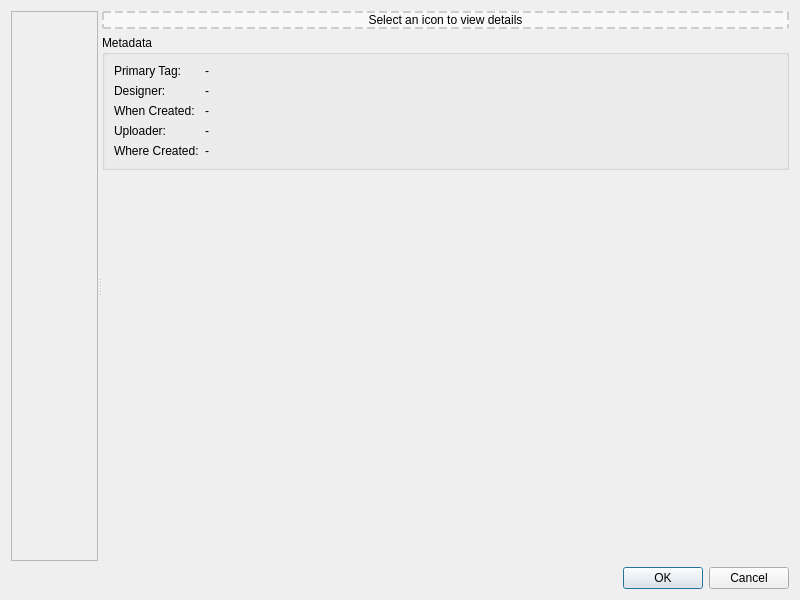
<ui version="4.0">
 <class>mapIconsDialogBase</class>
 <widget class="QDialog" name="mapIconsDialogBase">
  <property name="geometry">
   <rect>
    <x>0</x>
    <y>0</y>
    <width>800</width>
    <height>600</height>
   </rect>
  </property>
  <property name="windowTitle">
   <string>Map Icons</string>
  </property>

  <!-- Main Layout -->
  <layout class="QVBoxLayout" name="mainLayout">
   <item>
    <widget class="QSplitter" name="splitter">
     <property name="orientation">
      <enum>Qt::Horizontal</enum>
     </property>
     
     <!-- Left Side - Icon Grid -->
     <widget class="QScrollArea" name="scrollArea">
      <property name="widgetResizable">
       <bool>true</bool>
      </property>
      <widget class="QWidget" name="scrollAreaWidgetContents">
       <layout class="QGridLayout" name="iconLayout"/>
      </widget>
     </widget>
     
     <!-- Right Side - Metadata Panel -->
     <widget class="QWidget" name="metadataPanel">
      <property name="minimumWidth">
       <number>300</number>
      </property>
      <property name="visible">
       <bool>false</bool>
      </property>
      <layout class="QVBoxLayout" name="metadataLayout">
       <!-- Icon Preview -->
       <item>
        <widget class="QLabel" name="iconPreviewLabel">
         <property name="text">
          <string>Select an icon to view details</string>
         </property>
         <property name="alignment">
          <set>Qt::AlignCenter</set>
         </property>
         <property name="minimumHeight">
          <number>200</number>
         </property>
         <property name="styleSheet">
          <string>border: 2px dashed #ccc; background-color: #f9f9f9;</string>
         </property>
        </widget>
       </item>
       
       <!-- Metadata Fields -->
       <item>
        <widget class="QGroupBox" name="metadataGroup">
         <property name="title">
          <string>Metadata</string>
         </property>
         <layout class="QFormLayout" name="metadataForm">
          <item row="0" column="0">
           <widget class="QLabel" name="codeLabel">
            <property name="text">
             <string>Primary Tag:</string>
            </property>
           </widget>
          </item>
          <item row="0" column="1">
           <widget class="QLabel" name="codeValue">
            <property name="text">
             <string>-</string>
            </property>
           </widget>
          </item>
          <item row="1" column="0">
           <widget class="QLabel" name="createdByLabel">
            <property name="text">
             <string>Designer:</string>
            </property>
           </widget>
          </item>
          <item row="1" column="1">
           <widget class="QLabel" name="createdByValue">
            <property name="text">
             <string>-</string>
            </property>
           </widget>
          </item>
          <item row="2" column="0">
           <widget class="QLabel" name="createdLabel">
            <property name="text">
             <string>When Created:</string>
            </property>
           </widget>
          </item>
          <item row="2" column="1">
           <widget class="QLabel" name="createdValue">
            <property name="text">
             <string>-</string>
            </property>
           </widget>
          </item>
          <item row="3" column="0">
           <widget class="QLabel" name="modifiedByLabel">
            <property name="text">
             <string>Uploader:</string>
            </property>
           </widget>
          </item>
          <item row="3" column="1">
           <widget class="QLabel" name="modifiedByValue">
            <property name="text">
             <string>-</string>
            </property>
           </widget>
          </item>
          <item row="4" column="0">
           <widget class="QLabel" name="modifiedLabel">
            <property name="text">
             <string>Where Created:</string>
            </property>
           </widget>
          </item>
          <item row="4" column="1">
           <widget class="QLabel" name="modifiedValue">
            <property name="text">
             <string>-</string>
            </property>
           </widget>
          </item>
         </layout>
        </widget>
       </item>
       
       <!-- Spacer -->
       <item>
        <spacer name="verticalSpacer">
         <property name="orientation">
          <enum>Qt::Vertical</enum>
         </property>
         <property name="sizeHint" stdset="0">
          <size>
           <width>20</width>
           <height>40</height>
          </size>
         </property>
        </spacer>
       </item>
      </layout>
     </widget>
    </widget>
   </item>
   
   <!-- Buttons -->
   <item>
    <widget class="QDialogButtonBox" name="button_box">
     <property name="orientation">
      <enum>Qt::Horizontal</enum>
     </property>
     <property name="standardButtons">
      <set>QDialogButtonBox::Cancel|QDialogButtonBox::Ok</set>
     </property>
    </widget>
   </item>
  </layout>
 </widget>

 <resources/>
 <connections>
  <connection>
   <sender>button_box</sender>
   <signal>accepted()</signal>
   <receiver>mapIconsDialogBase</receiver>
   <slot>accept()</slot>
  </connection>
  <connection>
   <sender>button_box</sender>
   <signal>rejected()</signal>
   <receiver>mapIconsDialogBase</receiver>
   <slot>reject()</slot>
  </connection>
 </connections>
</ui>
